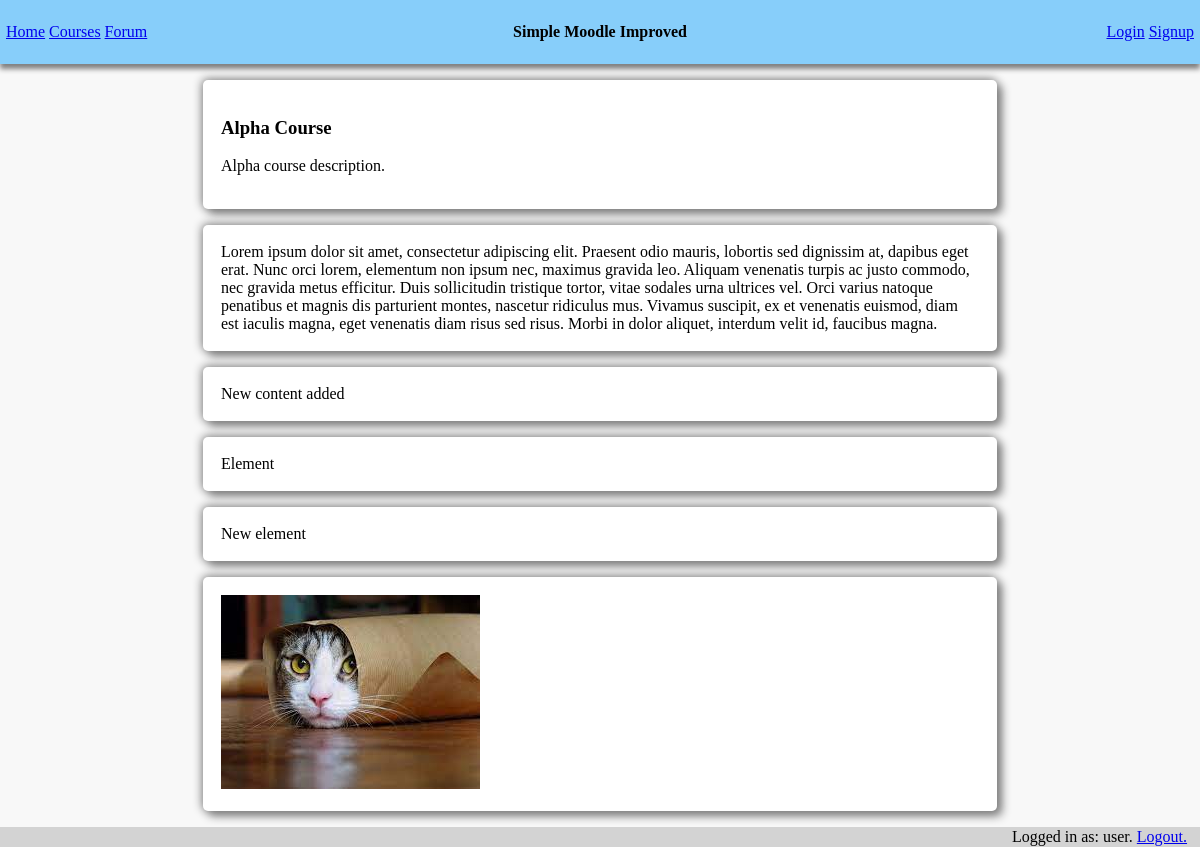
Before: /course.php?id=2 (signed in) with the older database file.
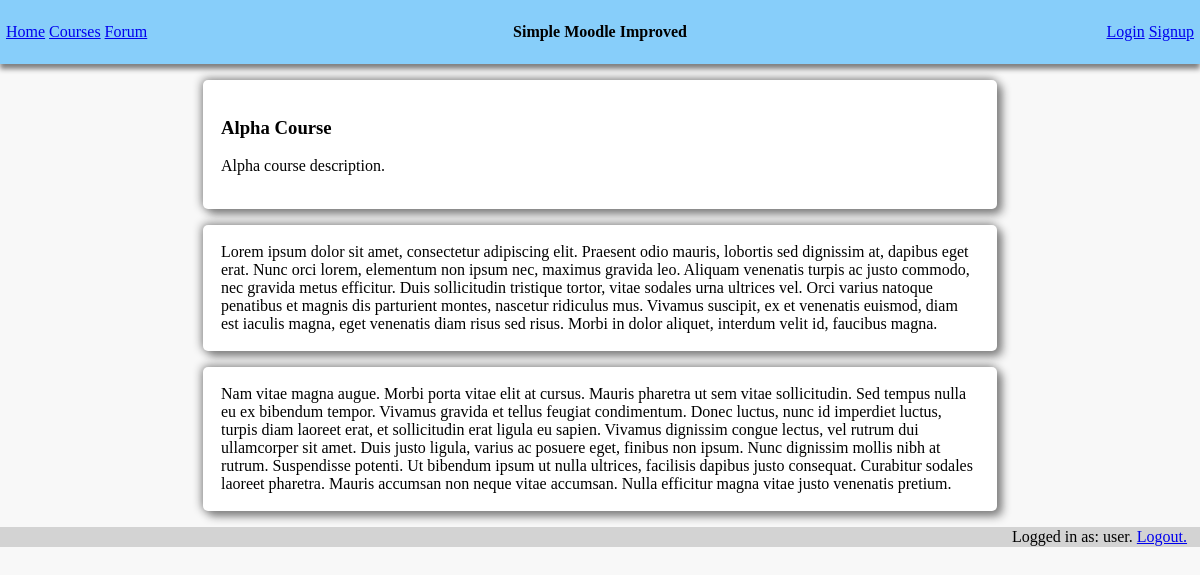
After: the same page with the newer database file.
### tables this page shows
CREATE TABLE Courses (
    ID INTEGER PRIMARY KEY,
    name varchar(255) NOT NULL ,
    description varchar(255),
    image varchar(255) default 'images/default-course-image.jpg'
, administator varchar(255));

CREATE TABLE CourseContent (
    contentID INTEGER PRIMARY KEY,
    courseID INTEGER NOT NULL,
    content varchar(10000),
    visible INTEGER default 1
);

### course.php (the view, shortened to what this page needs)
<!doctype html>
<html lang="en">
    <head>
        <link rel="stylesheet" href="style.css">
    </head>
    <body>
    <header>
        <div id="navbar">
            <div id="navleft">
                <a href="home.php" style="margin-right: 1%">Home</a>
                <a href="courses.php" style="margin-right: 1%">Courses</a>
                <?php
                if ($_SESSION["username"] != "Guest"){
                    echo '<a href="forum.php" style="margin-right: 1%">Forum</a>';
                }
                ?>
            </div>
            <div id="navcentre">
                <h4>Simple Moodle Improved</h4></div>
            <div id="navright">
                <a href="login.html" style="margin-right: 1%">Login</a>
                <a href="signup.html">Signup</a>
            </div>
        </div>
    </header>
    <?php
    function showContent(){
        $db = new SQLite3("SecureDB.sqlite", SQLITE3_OPEN_READWRITE);
        $query_result = $db->query("SELECT * FROM Courses WHERE ID=" . $_GET["id"] . ";");
        $row = $query_result->fetchArray();
        echo '
               <div class="card">
                    <div class="content">
                        <h3>' . $row[1] . '</h3>
                        <p>' . $row[2] . '</p>
                    </div>
               </div> ' ;
        $query_result = $db->query("SELECT * FROM CourseContent WHERE courseID=" . $_GET["id"] . ";");
        $row = $query_result->fetchArray();
        while ($row){
            echo '
               <div class="card">
                    <div class="content">
                        ' . $row[2] . '
                    </div>
               </div> ' ;
            $row = $query_result->fetchArray();
        }
    }
    showContent();
    ?>
    <footer id="footer">
        <div id="loginfo">
            Logged in as: <?php echo $_SESSION["username"]."."; ?>
            <a href="logout.php">Logout.</a>
        </div>
    </footer>
    </body>
</html>

### style.css (style rules this page uses)
body { margin: 0; background-color: #f8f8f8; }
#navbar { width: 100%; height: 64px; display: flex; justify-content: center; align-items: center; background-color: lightskyblue; box-shadow: 0 5px 5px gray; }
#navcentre { width: 33%; display: flex; justify-content: center; }
#navleft { width: 33%; display: flex; justify-content: left; }
#navright { width: 33%; display: flex; justify-content: right; }
.card { padding: 1px; width: 66%; margin: auto; margin-top: 16px; background-color: white; border-radius: 5px; box-shadow: 5px 5px 10px gray, -1px -1px 10px gray; }
.content { padding: 1px; margin: 16px; }
#footer { padding: 1px; margin-top: 16px; background-color: lightgray; display: flex; justify-content: flex-end; }
#loginfo { margin-right: 1%; }

Changed rows visible on the page:
removed coursecontent: content "Element"
removed coursecontent: content "New element"
removed coursecontent: content (picture)
changed coursecontent: content "New content added" → "Nam vitae magna augue. Morbi porta vitae elit at cursus. Mauris pharetra ut sem vitae sollicitudin. Sed tempus nulla eu ex bibendum tempor. Vivamus gravida et tellus feugiat condimentum. Donec luctus, nunc id imperdiet luctus, turpis diam laoreet erat, et sollicitudin erat ligula eu sapien. Vivamus dignissim congue lectus, vel rutrum dui ullamcorper sit amet. Duis justo ligula, varius ac posuere eget, finibus non ipsum. Nunc dignissim mollis nibh at rutrum. Suspendisse potenti. Ut bibendum ipsum ut nulla ultrices, facilisis dapibus justo consequat. Curabitur sodales laoreet pharetra. Mauris accumsan non neque vitae accumsan. Nulla efficitur magna vitae justo venenatis pretium."
